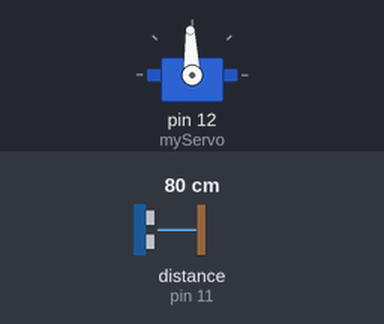
The sketch below on a simulated Arduino Uno, built with avr-gcc and run on an emulated ATmega328P. Shown: servo. Wiring (inferred from the names in the program): ultrasonic range finder: trigger pin 10; echo pin 11. The test bench sets the inputs (shaded band); at power-on: distance to the obstacle (sensor on pin 11) 80 cm. The echo pulse lasts 58.3 µs per cm; what the sketch prints to the serial monitor is not drawn.

Above: at 1.2 s.
1.3 s: distance to the obstacle (sensor on pin 11) set to 2 cm
At 1.9 s:
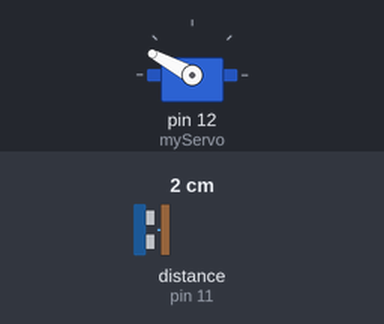
4.3 s: distance to the obstacle (sensor on pin 11) set to 250 cm
At 6.68 s:
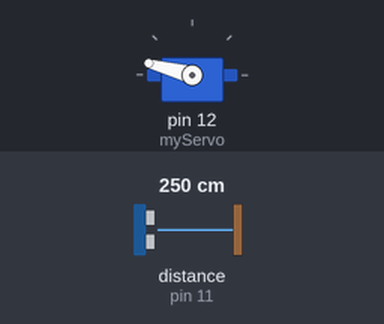
7.3 s: distance to the obstacle (sensor on pin 11) set to 60 cm
10.3 s: distance to the obstacle (sensor on pin 11) set to 120 cm
13.3 s: distance to the obstacle (sensor on pin 11) set to 4 cm
At 15.2 s:
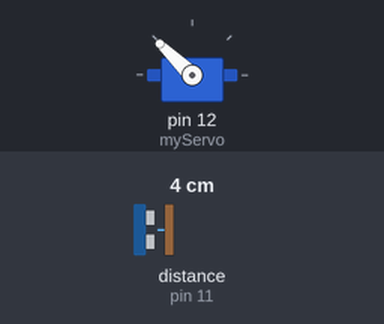
Timing chart, 0 to 17.3 s (numbered marks = the images above; inputs shaded):
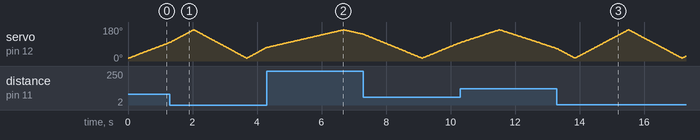

The sketch:

radar.ino
```cpp
#include <Servo.h>
const int trigPin = 10;
const int echoPin = 11;
long duracion;
int distancia;
Servo myServo;
void setup() {
  pinMode(trigPin, OUTPUT);
  pinMode(echoPin, INPUT);
  Serial.begin(9600);
  myServo.attach(12);
}
void loop() {
  for(int i=15;i<=165;i++){
  myServo.write(i);
  delay(10);
  distancia = calculardistancia();
  Serial.print(i);
  Serial.print(",");
  Serial.print(distancia);
  Serial.print(".");
  }
  for(int i=165;i>15;i--){
  myServo.write(i);
  delay(10);
  distancia = calculardistancia();
  Serial.print(i);
  Serial.print(",");
  Serial.print(distancia);+
  Serial.print(".");
  }
}
int calculardistancia(){
  digitalWrite(trigPin, LOW);
  delayMicroseconds(2);
  digitalWrite(trigPin, HIGH);
  delayMicroseconds(10);
  digitalWrite(trigPin, LOW);
  duracion = pulseIn(echoPin, HIGH);
  distancia= duracion*0.034/2;
  return distancia;
}
```
